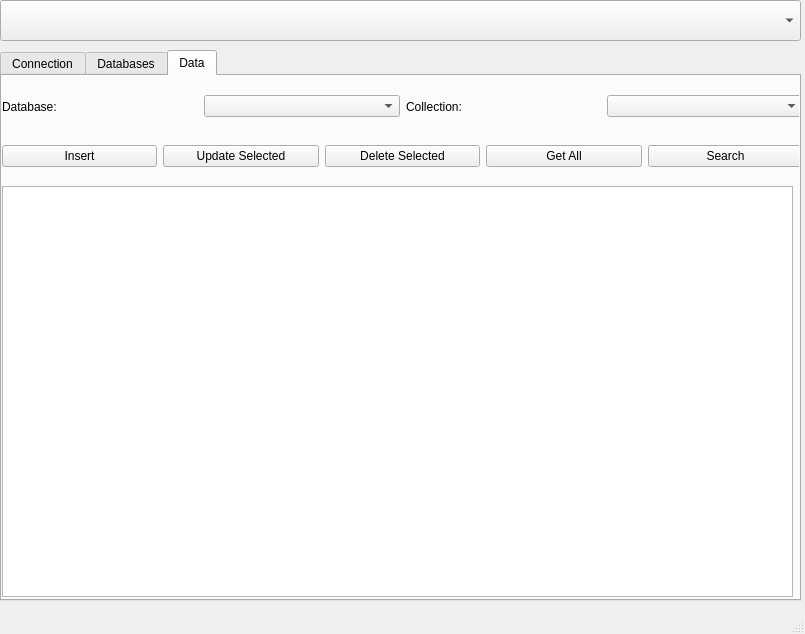
<?xml version="1.0" encoding="UTF-8"?>
<ui version="4.0">
 <class>MainWindow</class>
 <widget class="QMainWindow" name="MainWindow">
  <property name="geometry">
   <rect>
    <x>0</x>
    <y>0</y>
    <width>805</width>
    <height>634</height>
   </rect>
  </property>
  <property name="windowTitle">
   <string>SmartMan</string>
  </property>
  <widget class="QWidget" name="centralwidget">
   <widget class="QComboBox" name="mainComboBox">
    <property name="geometry">
     <rect>
      <x>0</x>
      <y>0</y>
      <width>801</width>
      <height>41</height>
     </rect>
    </property>
    <property name="currentText">
     <string/>
    </property>
    <property name="maxVisibleItems">
     <number>21</number>
    </property>
   </widget>
   <widget class="QTabWidget" name="mainTabLine">
    <property name="geometry">
     <rect>
      <x>0</x>
      <y>50</y>
      <width>801</width>
      <height>551</height>
     </rect>
    </property>
    <property name="currentIndex">
     <number>2</number>
    </property>
    <widget class="QWidget" name="connectionTab">
     <attribute name="title">
      <string>Connection</string>
     </attribute>
     <widget class="QPushButton" name="loadAndConnectButton">
      <property name="geometry">
       <rect>
        <x>-10</x>
        <y>210</y>
        <width>811</width>
        <height>28</height>
       </rect>
      </property>
      <property name="text">
       <string>Load and Connect Database</string>
      </property>
     </widget>
    </widget>
    <widget class="QWidget" name="databasesTab">
     <attribute name="title">
      <string>Databases</string>
     </attribute>
     <widget class="QWidget" name="horizontalLayoutWidget">
      <property name="geometry">
       <rect>
        <x>-1</x>
        <y>0</y>
        <width>801</width>
        <height>41</height>
       </rect>
      </property>
      <layout class="QHBoxLayout" name="horizontalLayout">
       <item>
        <widget class="QLabel" name="databaseNameLabel">
         <property name="text">
          <string>Enter Database Name:</string>
         </property>
        </widget>
       </item>
       <item>
        <widget class="QLineEdit" name="databaseNameInput"/>
       </item>
      </layout>
     </widget>
     <widget class="QPushButton" name="createDatabaseButton">
      <property name="geometry">
       <rect>
        <x>0</x>
        <y>50</y>
        <width>141</width>
        <height>28</height>
       </rect>
      </property>
      <property name="text">
       <string>Create Database</string>
      </property>
     </widget>
     <widget class="QPushButton" name="deleteSelectedDatabaseButton">
      <property name="geometry">
       <rect>
        <x>150</x>
        <y>50</y>
        <width>181</width>
        <height>28</height>
       </rect>
      </property>
      <property name="text">
       <string>Delete Selected Database</string>
      </property>
     </widget>
     <widget class="QTableWidget" name="databasesTableWidget">
      <property name="geometry">
       <rect>
        <x>0</x>
        <y>80</y>
        <width>801</width>
        <height>441</height>
       </rect>
      </property>
     </widget>
    </widget>
    <widget class="QWidget" name="dataTab">
     <attribute name="title">
      <string>Data</string>
     </attribute>
     <widget class="QWidget" name="horizontalLayoutWidget_2">
      <property name="geometry">
       <rect>
        <x>0</x>
        <y>10</y>
        <width>801</width>
        <height>41</height>
       </rect>
      </property>
      <layout class="QHBoxLayout" name="horizontalLayout_2">
       <item>
        <widget class="QLabel" name="label_2">
         <property name="enabled">
          <bool>true</bool>
         </property>
         <property name="text">
          <string>Database:</string>
         </property>
        </widget>
       </item>
       <item>
        <widget class="QComboBox" name="comboBox"/>
       </item>
       <item>
        <widget class="QLabel" name="label">
         <property name="text">
          <string>Collection:</string>
         </property>
        </widget>
       </item>
       <item>
        <widget class="QComboBox" name="comboBox_2"/>
       </item>
      </layout>
     </widget>
     <widget class="QWidget" name="horizontalLayoutWidget_3">
      <property name="geometry">
       <rect>
        <x>0</x>
        <y>60</y>
        <width>801</width>
        <height>41</height>
       </rect>
      </property>
      <layout class="QHBoxLayout" name="horizontalLayout_3">
       <item>
        <widget class="QPushButton" name="insertButton">
         <property name="text">
          <string>Insert</string>
         </property>
        </widget>
       </item>
       <item>
        <widget class="QPushButton" name="updateSelectedButton">
         <property name="text">
          <string>Update Selected</string>
         </property>
        </widget>
       </item>
       <item>
        <widget class="QPushButton" name="deleteSelectedButton">
         <property name="text">
          <string>Delete Selected</string>
         </property>
        </widget>
       </item>
       <item>
        <widget class="QPushButton" name="getAllButton">
         <property name="text">
          <string>Get All</string>
         </property>
        </widget>
       </item>
       <item>
        <widget class="QPushButton" name="searchButton">
         <property name="text">
          <string>Search</string>
         </property>
        </widget>
       </item>
      </layout>
     </widget>
     <widget class="QTableView" name="tableView">
      <property name="geometry">
       <rect>
        <x>0</x>
        <y>110</y>
        <width>791</width>
        <height>411</height>
       </rect>
      </property>
     </widget>
    </widget>
   </widget>
  </widget>
  <widget class="QStatusBar" name="statusbar"/>
 </widget>
 <resources/>
 <connections/>
</ui>
